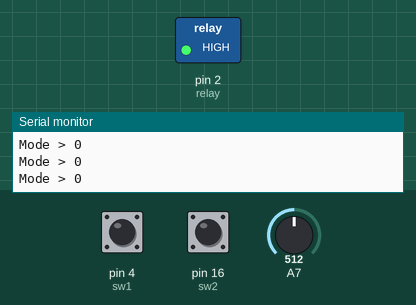
The sketch below on a simulated Arduino Mega 2560, built with avr-gcc and run on an emulated ATmega2560. Shown: switched loads named in the sketch (green lamp = pin HIGH), the last lines printed to the serial monitor. The test bench sets the inputs (shaded band); at power-on: pin 16 (sw2) LOW, pin 4 (sw1) LOW, A7 = 512.

Above: at 1.3 s.
1.4 s: pin 16 (sw2) pulled HIGH for 0.6 s
At 2.3 s:
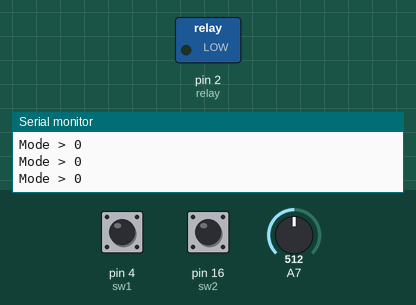
4.0 s: pin 16 (sw2) pulled HIGH for 3.2 s
At 9.4 s:
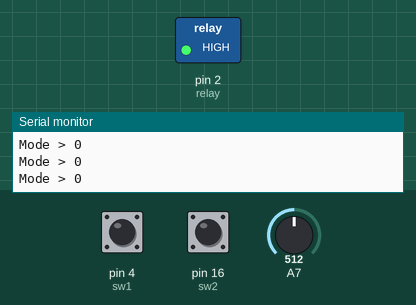
Timing chart, 0 to 10.9 s (numbered marks = the images above; inputs shaded):
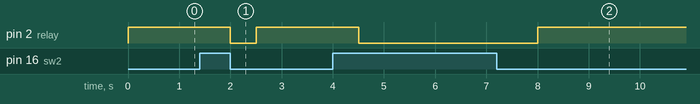

The sketch:

123.ino
```cpp
#define relay 2
#define sw1 4
#define sw2 16
int modeClick = 0;
void setup() {
  pinMode(relay,OUTPUT);
  pinMode(sw1,INPUT);
  pinMode(sw2,INPUT);
  digitalWrite(relay,HIGH);
  Serial.begin(115200);
}

void loop() {
  unsigned int val = analogRead(39);
  int mode = digitalRead(sw1);
  int data = digitalRead(sw2);

  if (mode == 1) {
    delay(250);
    modeClick = modeClick + 1;
    if (modeClick == 2) {
      modeClick = 0;
    }
  }
  Serial.print("Mode > ");
  Serial.println(modeClick);
  delay(500);
  switch (modeClick) {
    case 0:
         if(data == 1) {
            digitalWrite(relay,LOW);
         }else{
            digitalWrite(relay,HIGH);
         }
      break;
    case 1:
      if(val>=1024){
        Serial.println(val);
        digitalWrite(relay,LOW);
      }else{
        digitalWrite(relay,HIGH);
      }
      break;
  }
}
```

Measured:
- after the input at 1.4 s, pin 2 (relay): HIGH → LOW after 0.60 s, → HIGH 0.50 s later
- after the input at 4.0 s, pin 2 (relay): HIGH → LOW after 0.50 s, → HIGH 3.5 s later
